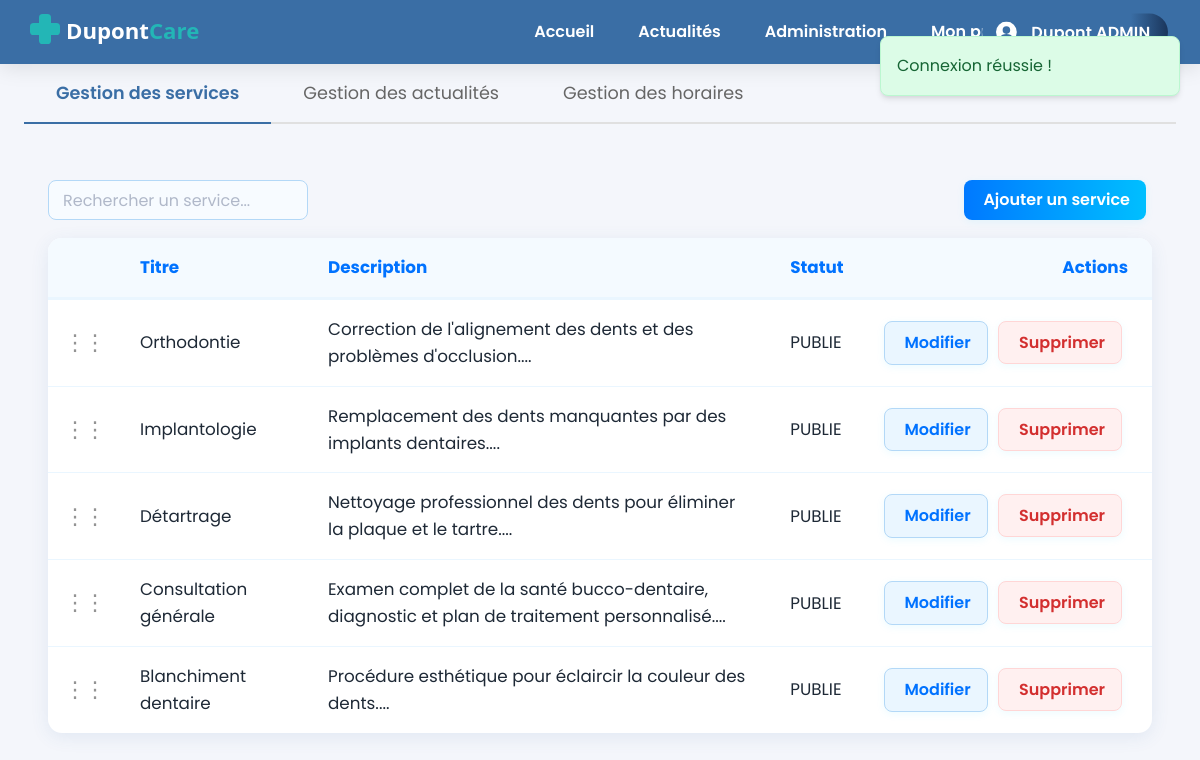
The app's page /index.php?page=admin (signed in), older data.
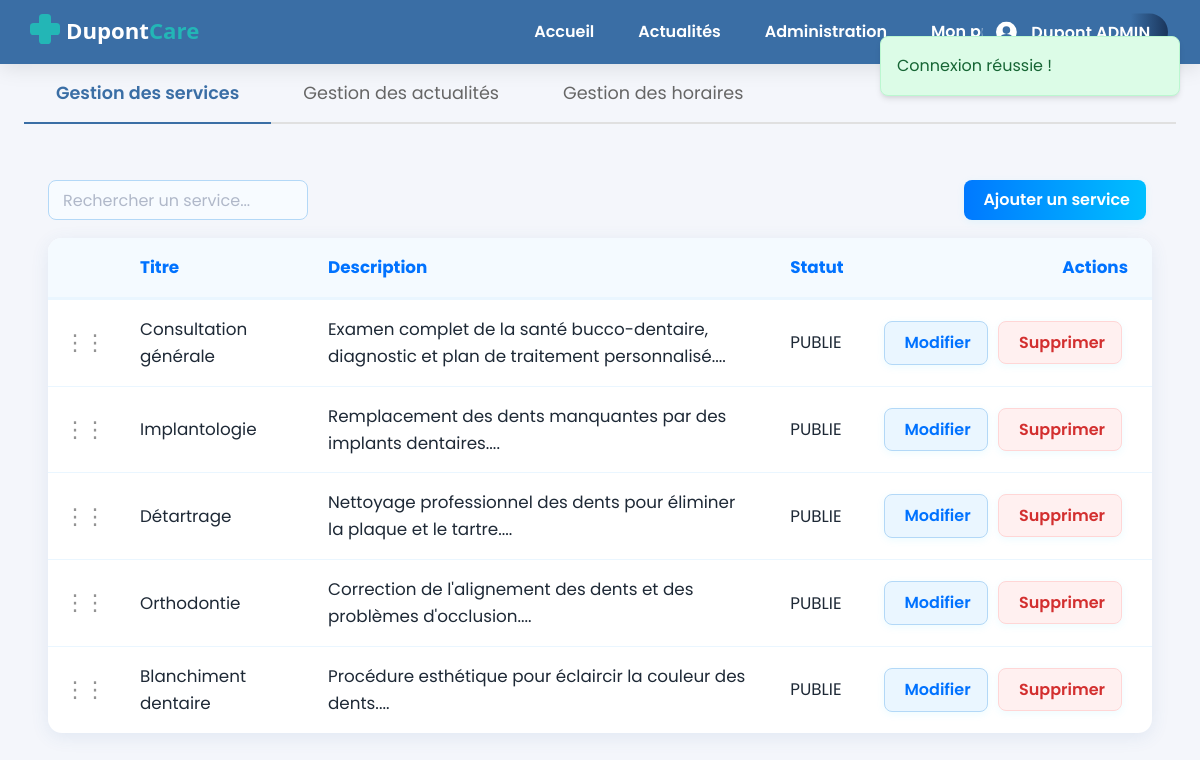
The same page, newer data.
### tables this page shows
CREATE TABLE `service` (
  `id` int(10) UNSIGNED NOT NULL,
  `titre` varchar(200) NOT NULL,
  `description` mediumtext NOT NULL,
  `statut` enum('BROUILLON','PUBLIE','ARCHIVE') NOT NULL DEFAULT 'BROUILLON',
  `image` varchar(255) DEFAULT NULL,
  `ordre` int(11) NOT NULL DEFAULT 0
);

### app/controllers/AdminController.php (called while the page is built, shortened)
<?php
class AdminController extends \App\Core\Controller {
    private $serviceModel;
    public function __construct() {
        $this->serviceModel = new ServiceModel();
    }
    public function index() {
        $servicesAdmin = $this->serviceModel->getAllServicesAdmin();
        require_once 'app/views/admin-combined.php';
    }
}

### app/core/App.php (called while the page is built, shortened)
<?php
class App {
    public function run() {
        $action = $_GET['action'] ?? 'index';
        $method = $action;
        $params = [];
        try {
            $controller = new $controllerClass();
            call_user_func_array([$controller, $method], $params);
        } catch (\Exception $e) {
            error_log("Exception détaillée: " . $e->getMessage());
            error_log("Fichier: " . $e->getFile() . " ligne " . $e->getLine());
            error_log("Stack trace: " . $e->getTraceAsString());
            http_response_code(404);
            include __DIR__ . '/../views/error/404.php';
        }
    }
}

### index.php (called while the page is built, shortened)
<?php
spl_autoload_register(function ($class) {
    $path = __DIR__ . '/' . str_replace('\\', '/', $class) . '.php';
});
$app = new App();
$app->run();

### app/models/database.php (called while the page is built, shortened)
<?php
class Database {
    private static $instance = null;
    private $connection;
    private function __construct() {
        $host = 'localhost';
        $dbname = 'bdd_dupont';
        $user = 'root';
        $pass = '';
        $options = [
            PDO::ATTR_ERRMODE => PDO::ERRMODE_EXCEPTION,
            PDO::ATTR_DEFAULT_FETCH_MODE => PDO::FETCH_ASSOC,
            PDO::MYSQL_ATTR_INIT_COMMAND => 'SET NAMES utf8mb4'
        ];
        try {
            $this->connection = new PDO(
                "mysql:host=$host;dbname=$dbname",
                $user,
                $pass,
                $options
            );
        } catch (PDOException $e) {
            die('Erreur connexion BDD : ' . $e->getMessage());
        }
    }
    public function prepare($sql) {
        return $this->connection->prepare($sql);
    }
    public static function getInstance() {
        if (self::$instance === null) {
            self::$instance = new self();
        }
        return self::$instance;
    }
}

### app/core/Model.php (called while the page is built, shortened)
<?php
abstract class Model {
    public function __construct() {
        $this->db = Database::getInstance();
    }
}

### app/models/ServiceModel.php (called while the page is built, shortened)
<?php
class ServiceModel extends Model {
    public function getAllServicesAdmin() {
        $sql = "SELECT * FROM service ORDER BY ordre ASC, titre ASC";
        $stmt = $this->db->prepare($sql);
        $stmt->execute();
        return $stmt->fetchAll();
    }
}

### app/views/admin-combined.php (the view, shortened to what this page needs)
<?php
include __DIR__ . '/templates/header.php';
include __DIR__ . '/templates/flash-messages.php';
?>
<main class="container">
    <div class="tabs-container">
        <div class="tabs-nav">
            <button class="tab-button" data-tab="tab-services">Gestion des services</button>
            <button class="tab-button" data-tab="tab-actus">Gestion des actualités</button>
            <button class="tab-button" data-tab="tab-horaires">Gestion des horaires</button>
        </div>
        <div class="tab-content" id="tab-services">
            <div class="admin-section p-4">
                <div class="admin-toolbar mb-4">
                    <div class="admin-filter">
                        <input type="text" id="service-filter-input" placeholder="Rechercher un service..." class="service-search form-control">
                    </div>
                    <div class="admin-actions">
                        <a href="index.php?page=services&action=create" class="btn-admin add">
                            <i class="fas fa-plus"></i>&nbsp;Ajouter un service
                        </a>
                    </div>
                </div>
                <div class="table-responsive">
                    <table id="services-table" class="admin-table table table-hover">
                        <thead>
                            <tr>
                                <th style="width: 50px"></th>
                                <th>Titre</th>
                                <th>Description</th>
                                <th>Statut</th>
                                <th>Actions</th>
                            </tr>
                        </thead>
                        <tbody>
                            <?php foreach ($servicesAdmin as $service): ?>
                            <tr data-id="<?= htmlspecialchars($service['id']) ?>" draggable="true">
                                <td class="grip-cell"><span class="grip-icon" title="Glisser pour réorganiser">⋮⋮</span></td>
                                <td><?= htmlspecialchars($service['titre']) ?></td>
                                <td><?= htmlspecialchars(substr($service['description'], 0, 100)) ?>...</td>
                                <td class="status-cell" data-status="<?= htmlspecialchars($service['statut']) ?>"><?= htmlspecialchars($service['statut']) ?></td>
                                <td class="actions-cell">
                                    <a href="index.php?page=services&action=edit&id=<?= $service['id'] ?>" class="btn-admin edit">
                                        <i class="fas fa-edit"></i>&nbsp;Modifier
                                    </a>
                                    <button onclick="deleteService(<?= $service['id'] ?>)" class="btn-admin delete">
                                        <i class="fas fa-trash"></i>&nbsp;Supprimer
                                    </button>
                                </td>
                            </tr>
                            <?php endforeach; ?>
                        </tbody>
                    </table>
                </div>
            </div>
        </div>
    </div>
</main>
<link rel="stylesheet" href="css/admin.css">
<link rel="stylesheet" href="css/drag-drop.css">
<link rel="stylesheet" href="css/tabs.css">

### app/views/templates/header.php (shortened to what this page needs)
<!DOCTYPE html>
<html lang="fr">
<head>
    <link rel="stylesheet" href="<?php echo BASE_URL; ?>/css/style.css" />
    <link rel="stylesheet" href="<?php echo BASE_URL; ?>/css/header.css" />
    <link rel="stylesheet" href="<?php echo BASE_URL; ?>/css/footer.css" />
    <link rel="stylesheet" href="<?php echo BASE_URL; ?>/css/horaires.css" />
    <link rel="stylesheet" href="<?php echo BASE_URL; ?>/css/login.css" />
    <link rel="stylesheet" href="<?php echo BASE_URL; ?>/css/register.css" />
    <link rel="stylesheet" href="<?php echo BASE_URL; ?>/css/actu.css" />
    <link rel="stylesheet" href="<?php echo BASE_URL; ?>/css/admin.css" />
    <link rel="stylesheet" href="<?php echo BASE_URL; ?>/css/actu-create.css" />
    <link rel="stylesheet" href="<?php echo BASE_URL; ?>/css/actu-posts.css" />
    <link rel="stylesheet" href="<?php echo BASE_URL; ?>/css/table-sort.css" />
    <link rel="stylesheet" href="<?php echo BASE_URL; ?>/css/tabs.css" />
    <link rel="stylesheet" href="<?php echo BASE_URL; ?>/css/profil.css" />
    <link rel="stylesheet" href="<?php echo BASE_URL; ?>/css/alerts.css" />
    <link rel="stylesheet" href="<?php echo BASE_URL; ?>/css/horaires.css" />
    <link rel="stylesheet" href="<?php echo BASE_URL; ?>/css/horaires-admin.css" />
</head>
<body>
    <header>
        <div class="container">
            <a href="index.php" class="logo">
                <img src="/cabinetdupont/assets/dupontcare-logo-horizontal-DUPONT-white.svg" alt="DupontCare" />
            </a>
            <nav>
                <ul>
                    <li><a href="index.php?page=home">Accueil</a></li>
                    <li><a href="index.php?page=actus">Actualités</a></li>
                    <?php if (isset($_SESSION['user_id'])): ?>
                        <?php if (isset($_SESSION['user_role']) && ($_SESSION['user_role'] === 'MEDECIN' || $_SESSION['user_role'] === 'SECRETAIRE')): ?>
                            <li>
                                <a href="index.php?page=admin">Administration</a>
                            </li>
                        <?php endif; ?>
                        <li><a href="index.php?page=user&action=profile">Mon profil</a></li>
                        <li><a href="index.php?page=auth&action=logout">Déconnexion</a></li>
                    <?php else: ?>
                        <li><a href="index.php?page=auth&action=login">Connexion</a></li>
                        <li><a href="index.php?page=auth&action=register">Inscription</a></li>
                    <?php endif; ?>
                </ul>
            </nav>
        </div>
        <?php if (isset($_SESSION['user_id']) && isset($_SESSION['user_prenom']) && isset($_SESSION['user_nom'])): ?>
            <div class="header-user-info">
                <span class="user-avatar">
                    <svg width="22" height="22" viewBox="0 0 22 22" fill="none" xmlns="http://www.w3.org/2000/svg">
                        <circle cx="11" cy="11" r="11" fill="#fff"/>
                        <circle cx="11" cy="9" r="4" fill="#3a6ea5"/>
                        <ellipse cx="11" cy="16.2" rx="6" ry="3.2" fill="#3a6ea5"/>
                    </svg>
                </span>
                <span class="user-name">
                    <?php echo htmlspecialchars($_SESSION['user_prenom'] . ' ' . $_SESSION['user_nom']); ?>
                </span>
            </div>
        <?php endif; ?>
    </header>

### app/views/templates/flash-messages.php (shortened to what this page needs)
<?php
if (isset($_SESSION['success']) || isset($_SESSION['error'])) {
    echo '<div id="flash-messages" class="flash-message">';
    if (isset($_SESSION['success'])) {
        echo '<div class="alert alert-success">' . $_SESSION['success'] . '</div>';
    }
    echo '</div>';
}
?>

### css/style.css (style rules this page uses)
* { box-sizing: border-box; margin: 0; padding: 0; scroll-behavior: auto; }
body { font-family: 'Poppins', system-ui, -apple-system, Segoe UI, Roboto, Arial, sans-serif; line-height: 1.6; color: #333; }
main { min-height: 100vh; width: 100%; }
.alert { padding: 1rem; border-radius: 8px; margin-bottom: 1rem; }
:root { --bg: #f4f6fb; --brand: #3a6ea5; --accent: #00c6ff; --accent-2: #0072ff; --text: #1e2936; --white: #fff; }
.container { max-width: 1200px; margin: 0 auto; padding: 0 24px; }
* { box-sizing: border-box; margin: 0; padding: 0; }
html, body { height: 100%; }
body { font-family: 'Poppins', system-ui, -apple-system, Segoe UI, Roboto, Arial, sans-serif; background: var(--bg); color: var(--text); line-height: 1.6; }
.container { width: 100%; max-width: 1200px; margin: 0 auto; padding: 0 24px; box-sizing: border-box; }

### css/header.css (style rules this page uses)
:root { --brand: #3a6ea5; --accent: #00c6ff; --white: #fff; }
header { background: var(--brand); box-shadow: 0 4px 20px rgba(0,0,0,0.1); width: 100%; position: relative; }
header .container { display: flex; align-items: center; justify-content: space-between; height: 64px; max-width: 1200px; margin: 0 auto; padding: 0 24px; }
.logo img { height: 48px; width: auto; display: block; }
nav ul { list-style: none; display: flex; gap: 16px; margin: 0; padding: 0; }
nav a { color: var(--white); text-decoration: none; font-weight: 600; font-size: 1rem; padding: 6px 14px; border-radius: 6px; transition: background 0.2s, color 0.2s; }
.header-user-info { position: absolute; top: 50%; right: 2rem; transform: translateY(-50%); display: flex; align-items: center; color: #fff; font-weight: 600; font-size: 1rem; gap: 0.5em; background: linear-gradient(90deg, var(--brand) 80%, #1a355b 100%); border-radius: 2em; padding: 0.3em 1.1em 0.3em 0.7em; z-index: 10; }
.header-user-info .user-avatar { display: flex; align-items: center; justify-content: center; width: 1.7em; height: 1.7em; background: none; border-radius: 0; margin-right: 0.2em; box-shadow: none; }
.header-user-info .user-avatar svg { width: 1.3em; height: 1.3em; display: block; }
.header-user-info .user-name { white-space: nowrap; font-size: 1em; font-weight: 600; letter-spacing: 0.01em; }

### css/footer.css (style rules this page uses)
:root { --footer-bg: #0f1724; --footer-text: #c9d3e1; --footer-heading: #ffffff; --footer-line: rgba(255,255,255,0.08); --brand: #3a6ea5; }

### css/login.css (style rules this page uses)
input, button, select, textarea { font-family: 'Poppins', system-ui, -apple-system, Segoe UI, Roboto, Arial, sans-serif !important; }
input::placeholder, textarea::placeholder { font-family: 'Poppins', system-ui, -apple-system, Segoe UI, Roboto, Arial, sans-serif !important; color: #b0b8c9; opacity: 1; }
html, body { height: 100%; }
body { display: flex; flex-direction: column; min-height: 100vh; }
main { flex: 1 0 auto; }
body { font-family: 'Poppins', system-ui, -apple-system, Segoe UI, Roboto, Arial, sans-serif; background: #f4f6fb; color: #1e2936; margin: 0; min-height: 100vh; }

### css/register.css (style rules this page uses)
body { font-family: 'Poppins', system-ui, -apple-system, Segoe UI, Roboto, Arial, sans-serif; background: #f4f6fb; color: #1e2936; margin: 0; min-height: 100vh; }
input::placeholder { font-family: 'Poppins', system-ui, -apple-system, Segoe UI, Roboto, Arial, sans-serif !important; color: #b0b8c9; opacity: 1; }
html, body { height: 100%; }
body { display: flex; flex-direction: column; min-height: 100vh; }
main { flex: 1 0 auto; }

### css/tabs.css (style rules this page uses)
.tabs-container { margin-bottom: 2rem; }
.tabs-nav { display: flex; border-bottom: 2px solid #e0e0e0; margin-bottom: 2rem; }
.tab-button { padding: 1rem 2rem; border: none; background: none; font-size: 1.1rem; color: #666; cursor: pointer; position: relative; transition: all 0.3s ease; }
.tab-button.active { color: #3a6ea5; font-weight: 600; }
.tab-button.active::after { content: ''; position: absolute; bottom: -2px; left: 0; width: 100%; height: 2px; background-color: #3a6ea5; }
.tab-content { display: none; }
.tab-content.active { display: block; animation: fadeIn 0.3s ease-in-out; }

### css/alerts.css (style rules this page uses)
.alert { padding: 1rem; border-radius: 8px; margin: 1rem auto; max-width: 800px; position: relative; box-shadow: 0 4px 6px -1px rgba(0, 0, 0, 0.1), 0 2px 4px -1px rgba(0, 0, 0, 0.06); }
.alert-success { background-color: #dcfce7; color: #166534; border: 1px solid #bbf7d0; }
.flash-message, .alert-popup { position: fixed; top: 20px; right: 20px; z-index: 1000; min-width: 300px; }

Row changes from the older to the newer data that the page shows:
changed service "Consultation générale": moves up the list
changed service "Orthodontie": moves down the list
